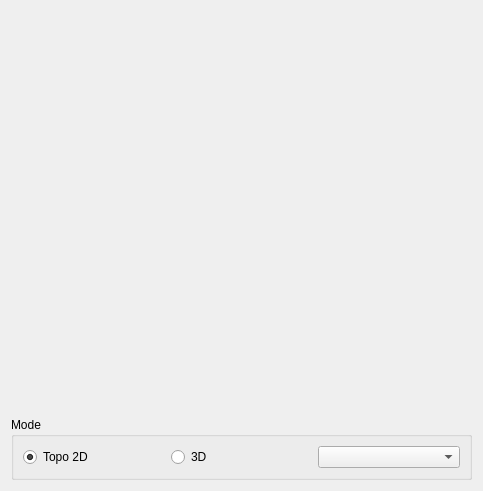
          <widget class="QWidget" name="tab_NF3DView">
           <attribute name="title">
            <string>NF 3D View</string>
           </attribute>
           <layout class="QVBoxLayout" name="verticalLayout_4">
            <item>
             <layout class="QHBoxLayout" name="horizontalLayout_3">
              <property name="spacing">
               <number>1</number>
              </property>
              <property name="topMargin">
               <number>0</number>
              </property>
              <property name="bottomMargin">
               <number>0</number>
              </property>
              <item>
               <widget class="NFQ3DMultiTopoWidget" name="TopoView" native="true">
                <property name="sizePolicy">
                 <sizepolicy hsizetype="Expanding" vsizetype="Expanding">
                  <horstretch>1</horstretch>
                  <verstretch>1</verstretch>
                 </sizepolicy>
                </property>
                <property name="minimumSize">
                 <size>
                  <width>400</width>
                  <height>400</height>
                 </size>
                </property>
                <property name="maximumSize">
                 <size>
                  <width>3000</width>
                  <height>3000</height>
                 </size>
                </property>
               </widget>
              </item>
              <item>
               <widget class="NFColorbar" name="m_Colorbar" native="true">
                <property name="minimumSize">
                 <size>
                  <width>60</width>
                  <height>0</height>
                 </size>
                </property>
               </widget>
              </item>
             </layout>
            </item>
            <item>
             <layout class="QVBoxLayout" name="verticalLayout_25">
              <item>
               <widget class="QGroupBox" name="groupBox_Mode">
                <property name="title">
                 <string>Mode</string>
                </property>
                <layout class="QVBoxLayout" name="verticalLayout_7">
                 <item>
                  <layout class="QHBoxLayout" name="horizontalLayout_2">
                   <item>
                    <widget class="QRadioButton" name="radioButton_height">
                     <property name="text">
                      <string>Topo 2D</string>
                     </property>
                     <property name="checked">
                      <bool>true</bool>
                     </property>
                    </widget>
                   </item>
                   <item>
                    <widget class="QRadioButton" name="radioButton_3d">
                     <property name="text">
                      <string>3D</string>
                     </property>
                     <property name="checked">
                      <bool>false</bool>
                     </property>
                    </widget>
                   </item>
                   <item>
                    <widget class="QComboBox" name="cbx_ColorPalette"/>
                   </item>
                  </layout>
                 </item>
                </layout>
               </widget>
              </item>
             </layout>
            </item>
           </layout>
          </widget>
